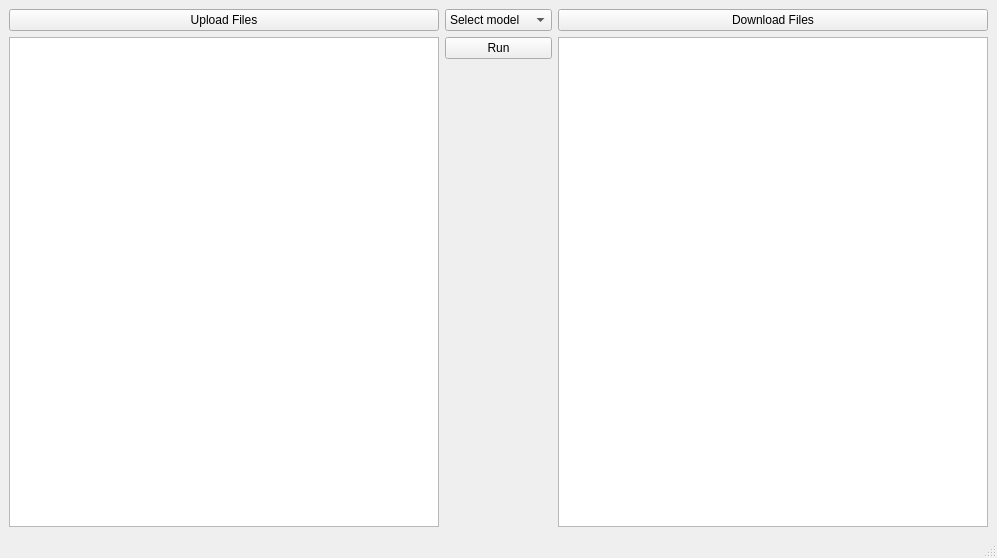
<?xml version="1.0" encoding="UTF-8"?>
<ui version="4.0">
 <class>MainWindow</class>
 <widget class="QMainWindow" name="MainWindow">
  <property name="geometry">
   <rect>
    <x>0</x>
    <y>0</y>
    <width>997</width>
    <height>558</height>
   </rect>
  </property>
  <property name="windowTitle">
   <string>MainWindow</string>
  </property>
  <widget class="QWidget" name="centralwidget">
   <layout class="QGridLayout" name="gridLayout">
    <item row="3" column="0">
     <widget class="QTextEdit" name="textEdit_upload"/>
    </item>
    <item row="0" column="1">
     <widget class="QComboBox" name="comboBox_model">
      <item>
       <property name="text">
        <string>Select model</string>
       </property>
      </item>
      <item>
       <property name="text">
        <string>UNETR</string>
       </property>
      </item>
      <item>
       <property name="text">
        <string>SWIN-UNETR</string>
       </property>
      </item>
     </widget>
    </item>
    <item row="0" column="0">
     <widget class="QPushButton" name="pushButton_upload">
      <property name="text">
       <string>Upload Files</string>
      </property>
     </widget>
    </item>
    <item row="3" column="1" alignment="Qt::AlignTop">
     <widget class="QPushButton" name="pushButton_run">
      <property name="text">
       <string>Run</string>
      </property>
     </widget>
    </item>
    <item row="0" column="2">
     <widget class="QPushButton" name="pushButton_download">
      <property name="text">
       <string>Download Files</string>
      </property>
     </widget>
    </item>
    <item row="3" column="2">
     <widget class="QTextEdit" name="textEdit_run"/>
    </item>
   </layout>
  </widget>
  <widget class="QMenuBar" name="menubar">
   <property name="geometry">
    <rect>
     <x>0</x>
     <y>0</y>
     <width>997</width>
     <height>24</height>
    </rect>
   </property>
  </widget>
  <widget class="QStatusBar" name="statusbar"/>
 </widget>
 <resources/>
 <connections/>
</ui>
